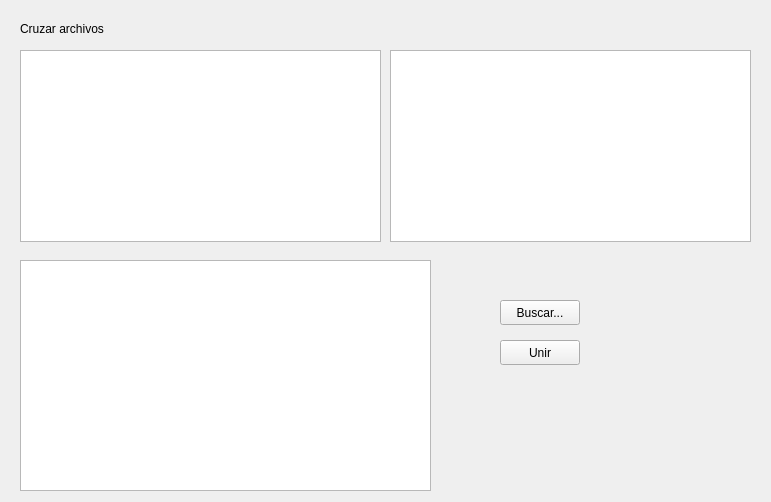
<?xml version="1.0" encoding="UTF-8"?>
<ui version="4.0">
 <class>linkedFilesWindow</class>
 <widget class="QWidget" name="linkedFilesWindow">
  <property name="geometry">
   <rect>
    <x>0</x>
    <y>0</y>
    <width>771</width>
    <height>502</height>
   </rect>
  </property>
  <property name="windowTitle">
   <string>Form</string>
  </property>
  <widget class="QLabel" name="label">
   <property name="geometry">
    <rect>
     <x>20</x>
     <y>20</y>
     <width>91</width>
     <height>17</height>
    </rect>
   </property>
   <property name="text">
    <string>Cruzar archivos</string>
   </property>
  </widget>
  <widget class="QTableWidget" name="tableWidget">
   <property name="geometry">
    <rect>
     <x>20</x>
     <y>50</y>
     <width>361</width>
     <height>192</height>
    </rect>
   </property>
  </widget>
  <widget class="QTableWidget" name="tableWidget_2">
   <property name="geometry">
    <rect>
     <x>390</x>
     <y>50</y>
     <width>361</width>
     <height>192</height>
    </rect>
   </property>
  </widget>
  <widget class="QTableWidget" name="tableWidget_3">
   <property name="geometry">
    <rect>
     <x>20</x>
     <y>260</y>
     <width>411</width>
     <height>231</height>
    </rect>
   </property>
  </widget>
  <widget class="QPushButton" name="pushButton">
   <property name="geometry">
    <rect>
     <x>500</x>
     <y>300</y>
     <width>80</width>
     <height>25</height>
    </rect>
   </property>
   <property name="text">
    <string>Buscar...</string>
   </property>
  </widget>
  <widget class="QPushButton" name="pushButton_2">
   <property name="geometry">
    <rect>
     <x>500</x>
     <y>340</y>
     <width>80</width>
     <height>25</height>
    </rect>
   </property>
   <property name="text">
    <string>Unir</string>
   </property>
  </widget>
 </widget>
 <resources/>
 <connections/>
</ui>
